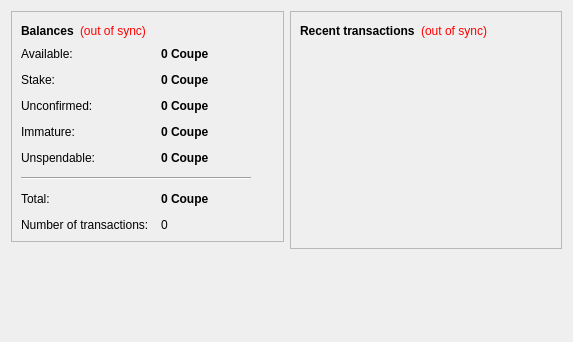
<?xml version="1.0" encoding="UTF-8"?>
<ui version="4.0">
 <class>OverviewPage</class>
 <widget class="QWidget" name="OverviewPage">
  <property name="geometry">
   <rect>
    <x>0</x>
    <y>0</y>
    <width>573</width>
    <height>342</height>
   </rect>
  </property>
  <property name="windowTitle">
   <string>Form</string>
  </property>
  <layout class="QHBoxLayout" name="horizontalLayout" stretch="1,1">
   <item>
    <layout class="QVBoxLayout" name="verticalLayout_2">
     <item>
      <widget class="QFrame" name="frame">
       <property name="frameShape">
        <enum>QFrame::StyledPanel</enum>
       </property>
       <property name="frameShadow">
        <enum>QFrame::Raised</enum>
       </property>
       <layout class="QVBoxLayout" name="verticalLayout_4">
        <item>
         <layout class="QHBoxLayout" name="horizontalLayout_4">
          <item>
           <widget class="QLabel" name="label_5">
            <property name="font">
             <font>
              <weight>75</weight>
              <bold>true</bold>
             </font>
            </property>
            <property name="text">
             <string>Balances</string>
            </property>
           </widget>
          </item>
          <item>
           <widget class="QLabel" name="labelWalletStatus">
            <property name="toolTip">
             <string>The displayed information may be out of date. Your wallet automatically synchronizes with the Coupecoin network after a connection is established, but this process has not completed yet.</string>
            </property>
            <property name="styleSheet">
             <string notr="true">QLabel { color: red; }</string>
            </property>
            <property name="text">
             <string notr="true">(out of sync)</string>
            </property>
            <property name="alignment">
             <set>Qt::AlignLeading|Qt::AlignLeft|Qt::AlignVCenter</set>
            </property>
           </widget>
          </item>
          <item>
           <spacer name="horizontalSpacer_2">
            <property name="orientation">
             <enum>Qt::Horizontal</enum>
            </property>
            <property name="sizeHint" stdset="0">
             <size>
              <width>40</width>
              <height>20</height>
             </size>
            </property>
           </spacer>
          </item>
         </layout>
        </item>
        <item>
         <layout class="QFormLayout" name="formLayout_2">
          <property name="fieldGrowthPolicy">
           <enum>QFormLayout::AllNonFixedFieldsGrow</enum>
          </property>
          <property name="horizontalSpacing">
           <number>12</number>
          </property>
          <property name="verticalSpacing">
           <number>12</number>
          </property>
          <item row="0" column="0">
           <widget class="QLabel" name="labelAvailableText">
            <property name="toolTip">
             <string>Your current available balance</string>
            </property>
            <property name="text">
             <string>Available:</string>
            </property>
           </widget>
          </item>
          <item row="0" column="1">
           <widget class="QLabel" name="labelAvailable">
            <property name="font">
             <font>
              <weight>75</weight>
              <bold>true</bold>
             </font>
            </property>
            <property name="cursor">
             <cursorShape>IBeamCursor</cursorShape>
            </property>
            <property name="toolTip">
             <string>Your current available balance</string>
            </property>
            <property name="text">
             <string notr="true">0 Coupe</string>
            </property>
            <property name="alignment">
             <set>Qt::AlignLeading|Qt::AlignLeft|Qt::AlignVCenter</set>
            </property>
            <property name="textInteractionFlags">
             <set>Qt::LinksAccessibleByMouse|Qt::TextSelectableByKeyboard|Qt::TextSelectableByMouse</set>
            </property>
           </widget>
          </item>
          <item row="1" column="0">
           <widget class="QLabel" name="label_6">
            <property name="toolTip">
             <string>Total of coins that was staked, and do not yet count toward the current balance</string>
            </property>
            <property name="text">
             <string>Stake:</string>
            </property>
           </widget>
          </item>
          <item row="1" column="1">
           <widget class="QLabel" name="labelStake">
            <property name="font">
             <font>
              <weight>75</weight>
              <bold>true</bold>
             </font>
            </property>
            <property name="cursor">
             <cursorShape>IBeamCursor</cursorShape>
            </property>
            <property name="toolTip">
             <string>Total of coins that was staked, and do not yet count toward the current balance</string>
            </property>
            <property name="text">
             <string notr="true">0 Coupe</string>
            </property>
            <property name="alignment">
             <set>Qt::AlignLeading|Qt::AlignLeft|Qt::AlignVCenter</set>
            </property>
            <property name="textInteractionFlags">
             <set>Qt::LinksAccessibleByMouse|Qt::TextSelectableByKeyboard|Qt::TextSelectableByMouse</set>
            </property>
           </widget>
          </item>
          <item row="2" column="0">
           <widget class="QLabel" name="label_3">
            <property name="toolTip">
             <string>Total of transactions that have yet to be confirmed, and do not yet count toward the current balance</string>
            </property>
            <property name="text">
             <string>Unconfirmed:</string>
            </property>
           </widget>
          </item>
          <item row="2" column="1">
           <widget class="QLabel" name="labelUnconfirmed">
            <property name="font">
             <font>
              <weight>75</weight>
              <bold>true</bold>
             </font>
            </property>
            <property name="cursor">
             <cursorShape>IBeamCursor</cursorShape>
            </property>
            <property name="toolTip">
             <string>Total of transactions that have yet to be confirmed, and do not yet count toward the current balance</string>
            </property>
            <property name="text">
             <string notr="true">0 Coupe</string>
            </property>
            <property name="alignment">
             <set>Qt::AlignLeading|Qt::AlignLeft|Qt::AlignVCenter</set>
            </property>
            <property name="textInteractionFlags">
             <set>Qt::LinksAccessibleByMouse|Qt::TextSelectableByKeyboard|Qt::TextSelectableByMouse</set>
            </property>
           </widget>
          </item>
          <item row="3" column="0">
           <widget class="QLabel" name="labelImmatureText">
            <property name="toolTip">
             <string>Mined balance that has not yet matured</string>
            </property>
            <property name="text">
             <string>Immature:</string>
            </property>
           </widget>
          </item>
          <item row="3" column="1">
           <widget class="QLabel" name="labelImmature">
            <property name="font">
             <font>
              <weight>75</weight>
              <bold>true</bold>
             </font>
            </property>
            <property name="toolTip">
             <string>Mined balance that has not yet matured</string>
            </property>
            <property name="text">
             <string notr="true">0 Coupe</string>
            </property>
            <property name="alignment">
             <set>Qt::AlignLeading|Qt::AlignLeft|Qt::AlignVCenter</set>
            </property>
            <property name="textInteractionFlags">
             <set>Qt::LinksAccessibleByMouse|Qt::TextSelectableByKeyboard|Qt::TextSelectableByMouse</set>
            </property>
           </widget>
          </item>
          <item row="4" column="0">
           <widget class="QLabel" name="labelBalanceWatchOnlyText">
            <property name="toolTip">
             <string>Your unspendable balance</string>
            </property>
            <property name="text">
             <string>Unspendable:</string>
            </property>
           </widget>
          </item>
          <item row="4" column="1">
           <widget class="QLabel" name="labelBalanceWatchOnly">
            <property name="font">
             <font>
              <weight>75</weight>
              <bold>true</bold>
             </font>
            </property>
            <property name="cursor">
             <cursorShape>IBeamCursor</cursorShape>
            </property>
            <property name="toolTip">
             <string>Your unspendable balance</string>
            </property>
            <property name="text">
             <string notr="true">0 Coupe</string>
            </property>
            <property name="alignment">
             <set>Qt::AlignLeading|Qt::AlignLeft|Qt::AlignVCenter</set>
            </property>
            <property name="textInteractionFlags">
             <set>Qt::LinksAccessibleByMouse|Qt::TextSelectableByKeyboard|Qt::TextSelectableByMouse</set>
            </property>
           </widget>
          </item>
          <item row="5" column="0" colspan="2">
           <widget class="Line" name="line">
            <property name="maximumSize">
             <size>
              <width>230</width>
              <height>16777215</height>
             </size>
            </property>
            <property name="orientation">
             <enum>Qt::Horizontal</enum>
            </property>
           </widget>
          </item>
          <item row="6" column="0">
           <widget class="QLabel" name="labelTotalText">
            <property name="toolTip">
             <string>Your current total balance</string>
            </property>
            <property name="text">
             <string>Total:</string>
            </property>
           </widget>
          </item>
          <item row="6" column="1">
           <widget class="QLabel" name="labelTotal">
            <property name="font">
             <font>
              <weight>75</weight>
              <bold>true</bold>
             </font>
            </property>
            <property name="toolTip">
             <string>Your current total balance</string>
            </property>
            <property name="text">
             <string notr="true">0 Coupe</string>
            </property>
            <property name="alignment">
             <set>Qt::AlignLeading|Qt::AlignLeft|Qt::AlignVCenter</set>
            </property>
            <property name="textInteractionFlags">
             <set>Qt::LinksAccessibleByMouse|Qt::TextSelectableByKeyboard|Qt::TextSelectableByMouse</set>
            </property>
           </widget>
          </item>
          <item row="7" column="0">
           <widget class="QLabel" name="label_2">
            <property name="toolTip">
             <string>Total number of transactions in wallet</string>
            </property>
            <property name="text">
             <string>Number of transactions:</string>
            </property>
           </widget>
          </item>
          <item row="7" column="1">
           <widget class="QLabel" name="labelNumTransactions">
            <property name="toolTip">
             <string>Total number of transactions in wallet</string>
            </property>
            <property name="text">
             <string notr="true">0</string>
            </property>
           </widget>
          </item>
         </layout>
        </item>
       </layout>
      </widget>
     </item>
     <item>
      <spacer name="verticalSpacer">
       <property name="orientation">
        <enum>Qt::Vertical</enum>
       </property>
       <property name="sizeHint" stdset="0">
        <size>
         <width>20</width>
         <height>40</height>
        </size>
       </property>
      </spacer>
     </item>
    </layout>
   </item>
   <item>
    <layout class="QVBoxLayout" name="verticalLayout_3">
     <item>
      <widget class="QFrame" name="frame_2">
       <property name="frameShape">
        <enum>QFrame::StyledPanel</enum>
       </property>
       <property name="frameShadow">
        <enum>QFrame::Raised</enum>
       </property>
       <layout class="QVBoxLayout" name="verticalLayout">
        <item>
         <layout class="QHBoxLayout" name="horizontalLayout_2">
          <item>
           <widget class="QLabel" name="label_4">
            <property name="text">
             <string>&lt;b&gt;Recent transactions&lt;/b&gt;</string>
            </property>
           </widget>
          </item>
          <item>
           <widget class="QLabel" name="labelTransactionsStatus">
            <property name="toolTip">
             <string>The displayed information may be out of date. Your wallet automatically synchronizes with the Coupecoin network after a connection is established, but this process has not completed yet.</string>
            </property>
            <property name="styleSheet">
             <string notr="true">QLabel { color: red; }</string>
            </property>
            <property name="text">
             <string notr="true">(out of sync)</string>
            </property>
            <property name="alignment">
             <set>Qt::AlignRight|Qt::AlignTrailing|Qt::AlignVCenter</set>
            </property>
           </widget>
          </item>
          <item>
           <spacer name="horizontalSpacer">
            <property name="orientation">
             <enum>Qt::Horizontal</enum>
            </property>
            <property name="sizeHint" stdset="0">
             <size>
              <width>40</width>
              <height>20</height>
             </size>
            </property>
           </spacer>
          </item>
         </layout>
        </item>
        <item>
         <widget class="QListView" name="listTransactions">
          <property name="styleSheet">
           <string notr="true">QListView { background: transparent; }</string>
          </property>
          <property name="frameShape">
           <enum>QFrame::NoFrame</enum>
          </property>
          <property name="verticalScrollBarPolicy">
           <enum>Qt::ScrollBarAlwaysOff</enum>
          </property>
          <property name="horizontalScrollBarPolicy">
           <enum>Qt::ScrollBarAlwaysOff</enum>
          </property>
          <property name="selectionMode">
           <enum>QAbstractItemView::NoSelection</enum>
          </property>
         </widget>
        </item>
       </layout>
      </widget>
     </item>
     <item>
      <spacer name="verticalSpacer_2">
       <property name="orientation">
        <enum>Qt::Vertical</enum>
       </property>
       <property name="sizeHint" stdset="0">
        <size>
         <width>20</width>
         <height>40</height>
        </size>
       </property>
      </spacer>
     </item>
    </layout>
   </item>
  </layout>
 </widget>
 <resources/>
 <connections/>
</ui>
